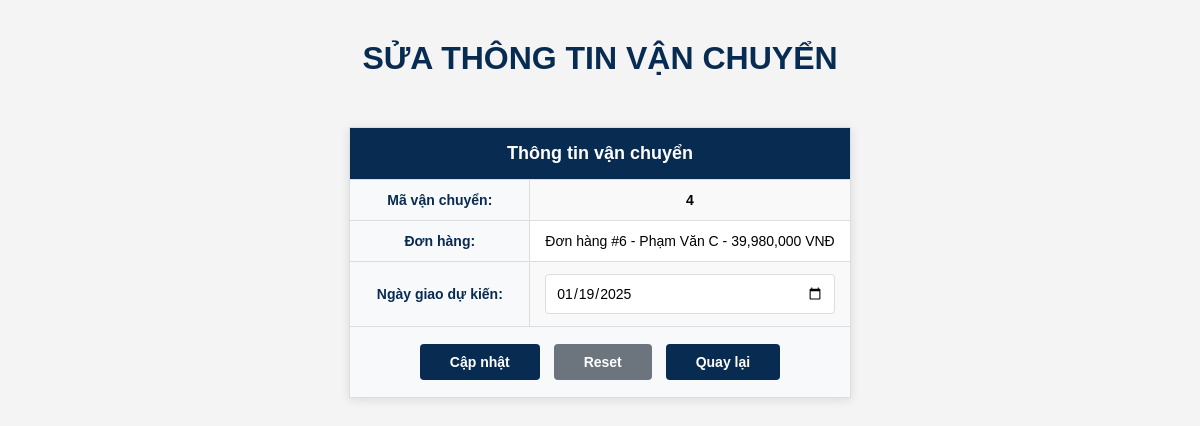
/vanchuyen/vanchuyen_edit.php?mavc=4 (signed in), run on the app's committed database.
### tables this page shows
CREATE TABLE vanchuyen (
  mavc INT AUTO_INCREMENT PRIMARY KEY,
  madh INT NOT NULL,
  makh INT NOT NULL,
  ngaygiao DATE NOT NULL,
  FOREIGN KEY (madh) REFERENCES donhang(madh) ON DELETE CASCADE,
  FOREIGN KEY (makh) REFERENCES khachhang(makh) ON DELETE CASCADE
);

CREATE TABLE khachhang (
  makh INT PRIMARY KEY,
  tenkh VARCHAR(50) NOT NULL,
  diachi VARCHAR(50),
  sdt VARCHAR(30),
  FOREIGN KEY (makh) REFERENCES taikhoan(matk) ON DELETE CASCADE
);

CREATE TABLE donhang (
  madh INT AUTO_INCREMENT PRIMARY KEY,
  makh INT NOT NULL,
  ngaydat DATE NOT NULL,
  manv INT NOT NULL,
  trigia DOUBLE NOT NULL,
  FOREIGN KEY (makh) REFERENCES khachhang(makh) ON DELETE CASCADE,
  FOREIGN KEY (manv) REFERENCES nhanvien(manv) ON DELETE CASCADE
);

### vanchuyen/vanchuyen_edit.php (the view, shortened to what this page needs)
<!DOCTYPE html>
<html lang="vi">
<head>
    <link rel="stylesheet" href="../css/nv.css">
</head>
<body>
    <h1 align="center">SỬA THÔNG TIN VẬN CHUYỂN</h1>
    <?php
        $db = new DB();
        $conn = $db->getConnection() or die("Không thể kết nối database");
        mysqli_set_charset($conn, "utf8");
        $mavc = isset($_REQUEST["mavc"]) ? $_REQUEST["mavc"] : "";
        $sql_select = "SELECT vc.mavc, vc.madh, vc.makh, vc.ngaygiao,
                              kh.tenkh, dh.trigia
                       FROM vanchuyen vc
                       JOIN khachhang kh ON vc.makh = kh.makh
                       JOIN donhang dh ON vc.madh = dh.madh
                       WHERE vc.mavc = '$mavc'";
        $result = mysqli_query($conn, $sql_select);
        $row = mysqli_fetch_object($result);
    ?>
    <form action="vanchuyen_edit_save.php" method="post">
        <table border="1" align="center">
            <tr>
                <td colspan="2" align="center">Thông tin vận chuyển</td>
            </tr>
            <tr>
                <td>Mã vận chuyển:</td>
                <td><strong><?php echo $row->mavc; ?></strong></td>
            </tr>
            <tr>
                <td>Đơn hàng:</td>
                <td>Đơn hàng #<?php echo $row->madh; ?> - <?php echo $row->tenkh; ?> - <?php echo number_format($row->trigia); ?> VNĐ</td>
            </tr>
            <tr>
                <td>Ngày giao dự kiến:</td>
                <td>
                    <input type="date" name="ngaygiao" value="<?php echo $row->ngaygiao; ?>" required>
                </td>
            </tr>
            <tr>
                <td colspan="2" align="center">
                    <input type="submit" value="Cập nhật">
                    <input type="reset" value="Reset">
                    <input type="button" value="Quay lại" onclick="window.location.href='vanchuyen.php'">
                </td>
            </tr>
        </table>
    </form>
</body>
</html>

### css/nv.css (style rules this page uses)
* { margin: 0; padding: 0; box-sizing: border-box; font-family: Arial, sans-serif; }
body { background-color: #f4f4f4; padding: 20px 0; }
h1 { color: rgb(8, 43, 82); text-align: center; margin: 20px 0; font-size: 32px; text-transform: uppercase; font-weight: bold; }
table { background: white; border-collapse: collapse; box-shadow: 0 2px 10px rgba(0, 0, 0, 0.1); margin: 0 auto; }
table td { padding: 12px 15px; border: 1px solid #ddd; font-size: 14px; text-align: center; }
table tr:nth-child(even) { background-color: #f9f9f9; }
table tr:last-child td { background: #e8f4f8; font-weight: bold; color: rgb(8, 43, 82); }
form table { max-width: 600px; margin: 50px auto; }
form table tr:first-child td { background: rgb(8, 43, 82); color: white; font-size: 18px; font-weight: bold; padding: 15px; text-align: center; }
form table td { padding: 12px 15px; }
form table td:first-child { font-weight: bold; color: rgb(8, 43, 82); width: 180px; background: #f8f9fa; }
form input[type="text"], form input[type="password"], form input[type="number"], form input[type="date"], form input[type="file"], select { width: 100%; padding: 10px; border: 1px solid #ddd; border-radius: 4px; font-size: 14px; }
form input[type="submit"], form input[type="reset"], form input[type="button"] { background: rgb(8, 43, 82); color: white; border: none; padding: 10px 30px; border-radius: 4px; font-size: 14px; font-weight: bold; cursor: pointer; margin: 5px; }
form input[type="reset"] { background: #6c757d; }

### data on the page
vanchuyen: mavc "4", madh "6", makh.tenkh "Phạm Văn C", madh.trigia "39,980,000", ngaygiao "01/19/2025"
